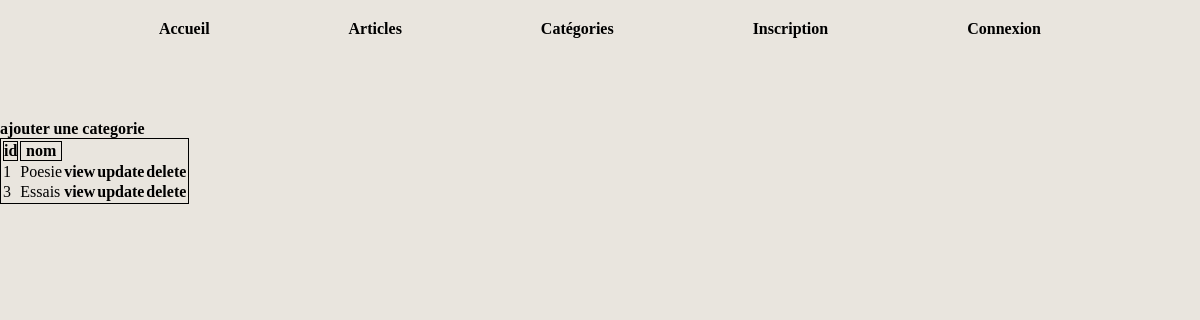
Page /admin-categorie.php on the committed database.
### tables this page shows
CREATE TABLE `categories` (
  `id` int(11) NOT NULL,
  `nom` text NOT NULL
);

### admin-categorie.php (the view, shortened to what this page needs)
<?php
 require('./DATABASE/database-sqli.php');
$req = "SELECT * FROM categories";
$query = mysqli_query($conn, $req);
$result = mysqli_fetch_all($query,MYSQLI_ASSOC);
?>
<!DOCTYPE html>
<html lang="en">
<head>
</head>
<body>
<?php require('header.php') ?>
<main>
  <table class="table table-success table-striped">
  <thead>
    <tr>
      <th scope="col">id</th>
      <th scope="col">nom</th>
    </tr>
  </thead>
  <tbody>
  <a href="add-categorie.php">ajouter une categorie</a>
  <?php foreach ($result as $st) {  ?>
                    <tr>
                        <td> <?= $st['id']; ;?> </td>
                        <td> <?= $st['nom']; ?> </td>
                        <td> <?php echo '<a href="view-categorie.php?id='.$st['id'] . '">view</a>';?></td>
                        <td> <?php echo '<a href="update-categorie.php?id='.$st['id'] . '">update</a>';?></td>
                        <td> <?php echo '<a href="delete-categorie.php?id='.$st['id'] . '">delete</a>';?></td>
                    </tr>
                <?php }; ?>
        </tbody>
</table>
</main>
</body>
</html>

### css/style.css (style rules this page uses)
* { margin: 0; padding: 0; box-sizing: border-box; text-decoration: none; list-style: none; }
body { background-color: #e9e5de; font-family: "PPRightGothic-Light"; overflow-x: hidden; }
body a { text-decoration: none; color: black; font-weight: bold; }
body tr { font-family: "PPRightGothic-Light"; }
table { border: solid 1px black; }
table th { border: solid 1px black; }
tr { border: solid 1px black; }

### rows in the picture
categories: id "1", nom "Poesie"
categories: id "3", nom "Essais"
